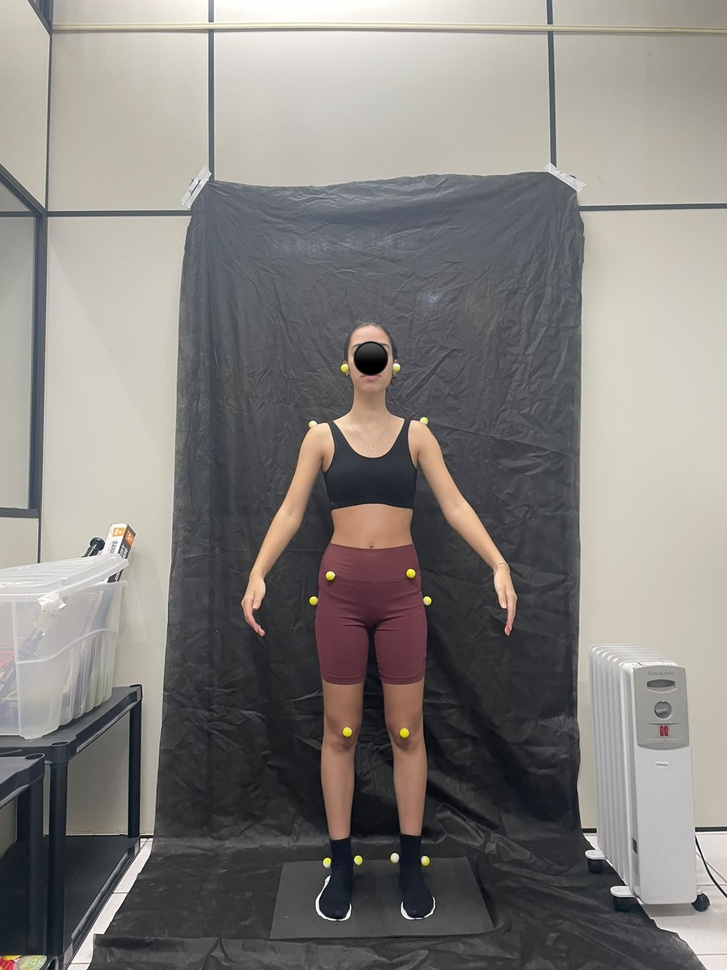
#> input picture Área de trabalho/dd/img/1.jpeg, 727 x 970 px, shrunk from 1200 x 1600 before the run, given in place of the camera
$ python kkcopy_video.py
#> lines starting #> are read from the running program, lines starting #| are printed output that depends on the picture; after the words box and inside, x2 and y2 are one past the last pixel; in counts of white or black regions, pixels touching at a corner belong together
### Área de trabalho/dd/para testar com a camera/detectaCORcopy.py

import cv2
import numpy as np

def segmentar_amarelo(camera):
    # Converte a imagem de BGR para HSV
    hsv = cv2.cvtColor(camera, cv2.COLOR_BGR2HSV)

    #usa o 'amarelo_min' para detectar regi
    amarelo_min = np.array([20, 80, 100])
    amarelo_max = np.array([40, 255, 255])

    # Cria a máscara das regiões amarelas
    mascara = cv2.inRange(
        hsv,
        amarelo_min,
        amarelo_max
    )

    return mascara

### Área de trabalho/dd/para testar com a camera/kkcopy_video.py
import cv2
import numpy as np
from detectaCORcopy import segmentar_amarelo

camera = cv2.VideoCapture(0)

if not camera.isOpened():
    print("Erro ao abrir a câmera.")
else:
    # Kernel criado uma vez só, fora do loop
    kernel = cv2.getStructuringElement(cv2.MORPH_ELLIPSE, (9, 9))

    while True:
        sucesso, imagem = camera.read()
#> imagem is the input picture: shape (970, 727, 3); mean B, G, R 124.9, 128.2, 131.6

        if not sucesso:
            print("Erro ao capturar a imagem.")
            break

        # 1. Suaviza a imagem
        imagem_filtrada = cv2.GaussianBlur(imagem, (3, 3), 0)

        # 2. Segmenta o amarelo
        mascara = segmentar_amarelo(imagem_filtrada)
#> in segmentar_amarelo, `hsv = cv2.cvtColor(camera, cv2.COLOR_BGR2HSV)`: hsv: shape (970, 727, 3); mean H, S, V 62.9, 24.8, 134.2
#> in segmentar_amarelo, `mascara = cv2.inRange( hsv, amarelo_min, amarelo_max )`:
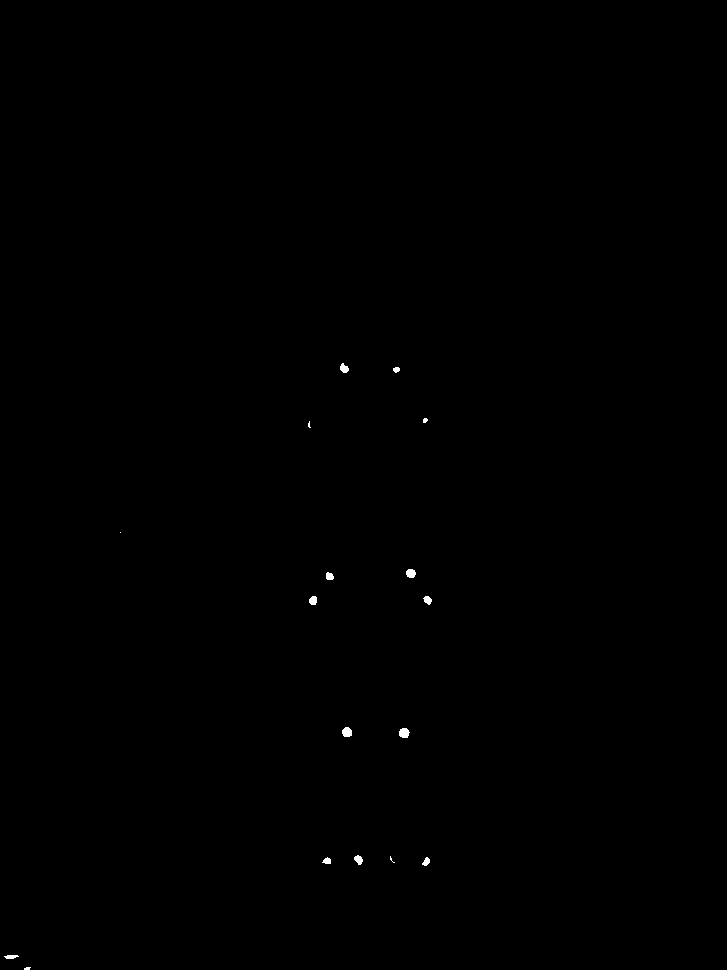
#> mascara: shape (970, 727); 0.11% white; 17 white regions (4 under 20 px), largest, box (x1, y1, x2, y2) and area: (399, 728, 410, 738) 87, (342, 727, 352, 737) 82, (406, 569, 416, 578) 73

        # 3. Fecha buracos (brilho/sombra) e remove ruído
        mascara = cv2.morphologyEx(mascara, cv2.MORPH_CLOSE, kernel, iterations=3)
#> mascara: shape (970, 727); 0.12% white; 16 white regions (3 under 20 px), largest, box (x1, y1, x2, y2) and area: (3, 955, 31, 970) 180, (399, 728, 410, 738) 87, (342, 727, 352, 737) 82
        mascara = cv2.morphologyEx(mascara, cv2.MORPH_OPEN, kernel, iterations=1)
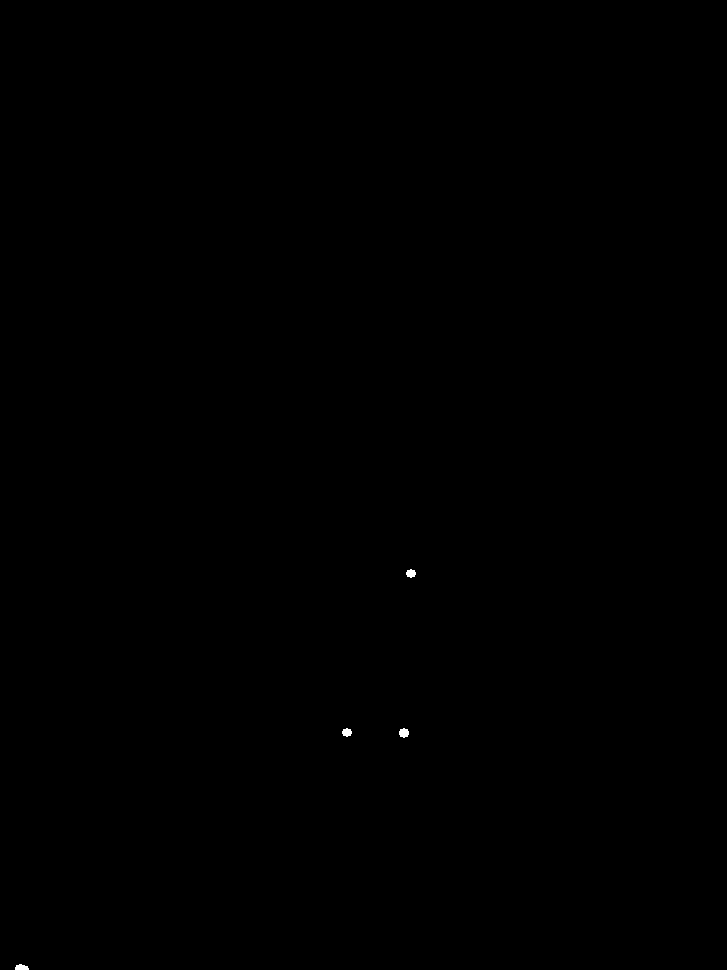
#> mascara: shape (970, 727); 0.04% white; 4 white regions

        # 4. Encontra os contornos das bolinhas
        contornos, _ = cv2.findContours(
            mascara, cv2.RETR_EXTERNAL, cv2.CHAIN_APPROX_SIMPLE
        )
#> contornos = 4 contours; box (x1, y1, x2, y2) and area: (399, 728, 409, 738) 61, (342, 728, 352, 737) 52, (406, 569, 416, 578) 52, (15, 964, 29, 970) 48

        resultado = imagem.copy()
        total_bolinhas = 0

        for c in contornos:
            area = cv2.contourArea(c)
            if area < 5:  # ignora ruídos pequenos
                continue

            # Filtra por formato circular
            perimetro = cv2.arcLength(c, True)
            if perimetro == 0:
                continue
            circularidade = 4 * np.pi * area / (perimetro ** 2)
            if circularidade < 0.7:
                continue

            # Círculo que envolve o contorno inteiro
            (x, y), raio = cv2.minEnclosingCircle(c)
            x, y, raio = int(x), int(y), int(raio)

            cv2.circle(resultado, (x, y), raio, (0, 255, 0), 2)
            cv2.circle(resultado, (x, y), 3, (0, 0, 255), -1)
            total_bolinhas += 1
#> this loop made 4 passes
#> (area, perimetro, circularidade, x, y) on passes 2 to 4: (61, 31.31, 0.782, 403, 732), (52, 29.31, 0.76, 346, 732), (52, 29.31, 0.76, 410, 573)
#> (area, perimetro, circularidade) on pass 1: (48.5, 33.07, 0.557)
#> resultado: shape (970, 727, 3); 0.04% of pixels changed, all inside (x1, y1, x2, y2) = (341, 568, 416, 738)
#> after the loop, total_bolinhas = 3

        print("Bolinhas detectadas:", total_bolinhas)
#| Bolinhas detectadas: 3

        # 5. Exibe as janelas
        cv2.imshow("Camera original", imagem)
        cv2.imshow("Mascara amarela", mascara)
        cv2.imshow("Resultado", resultado)

        # Pressione Q para sair
        if cv2.waitKey(1) & 0xFF == ord('q'):
#> (key q is pressed here)
            break

    camera.release()
    cv2.destroyAllWindows()

$ run again, on Área de trabalho/dd/img/2.jpeg
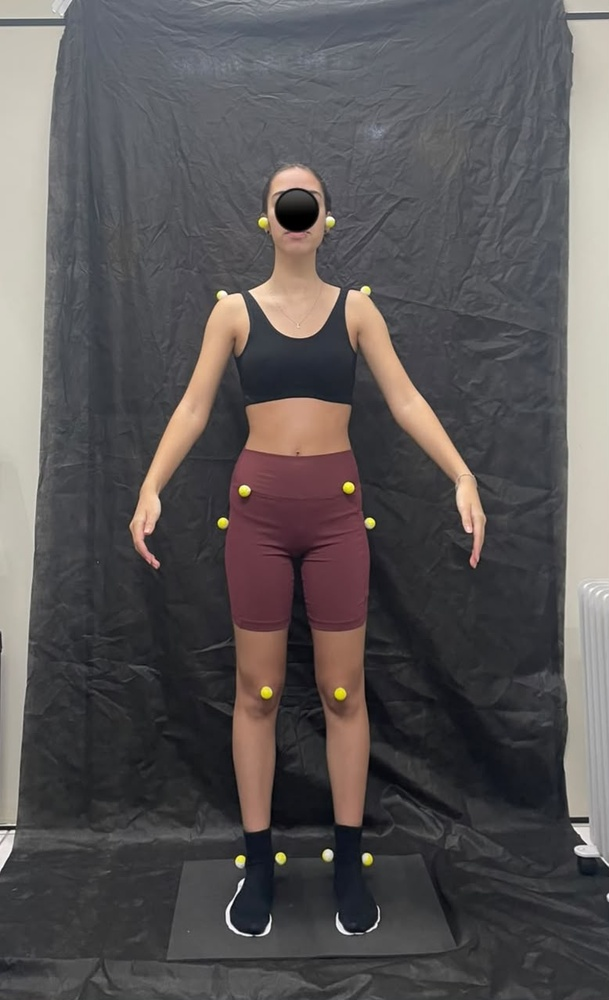
#> input picture Área de trabalho/dd/img/2.jpeg, 609 x 1000 px, shrunk from 778 x 1277 before the run, given in place of the camera
#> imagem is the input picture: shape (1000, 609, 3); mean B, G, R 86, 85.8, 89.9
#> hsv: shape (1000, 609, 3); mean H, S, V 88.7, 29.8, 93.8
#> contornos = 7 contours; box (x1, y1, x2, y2) and area: (333, 688, 347, 701) 113, (260, 687, 273, 699) 105, (343, 481, 355, 494) 96, (217, 517, 228, 529) 79, (276, 852, 286, 864) 72, (258, 219, 269, 229) 65, (239, 487, 249, 497) 61
#> the loop `for c in contornos:` made 7 passes
#> (area, perimetro, circularidade, x, y, raio) on passes 1 to 7: (72, 34.14, 0.776, 280, 857, 5), (113, 41.8, 0.813, 339, 693, 6), (105, 40.14, 0.819, 266, 692, 6), (79, 34.97, 0.812, 222, 522, 5), (61, 31.31, 0.782, 243, 491, 4), (96.5, 38.38, 0.823, 348, 487, 6), (65, 32.14, 0.791, 263, 223, 5)
#> after the loop `for c in contornos:`:
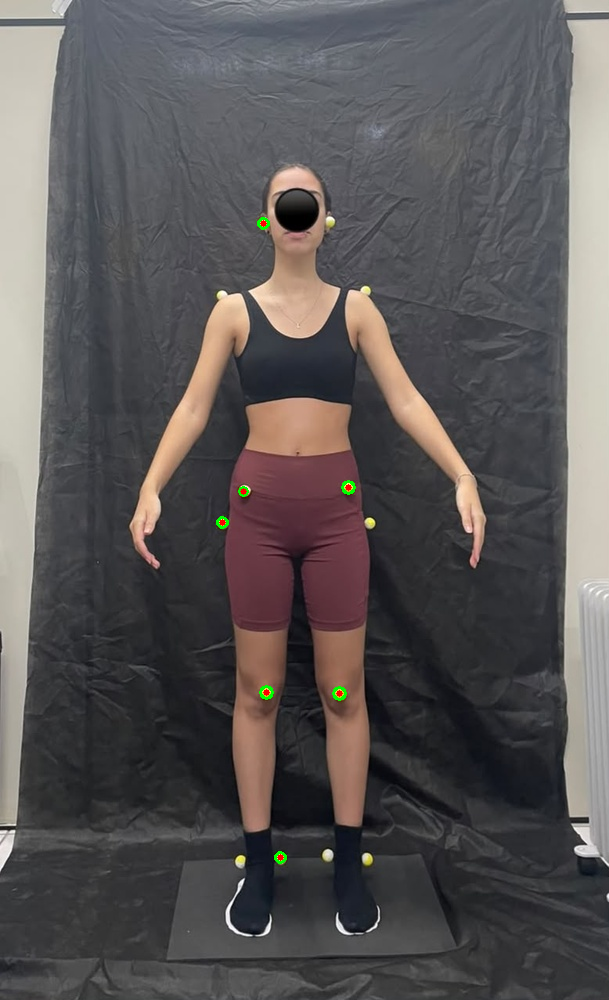
#> resultado: shape (1000, 609, 3); 0.14% of pixels changed, all inside (x1, y1, x2, y2) = (216, 217, 356, 864)
#> after the loop `for c in contornos:`: total_bolinhas = 7
#| Bolinhas detectadas: 7

$ run again, on Área de trabalho/dd/img/3.jpeg
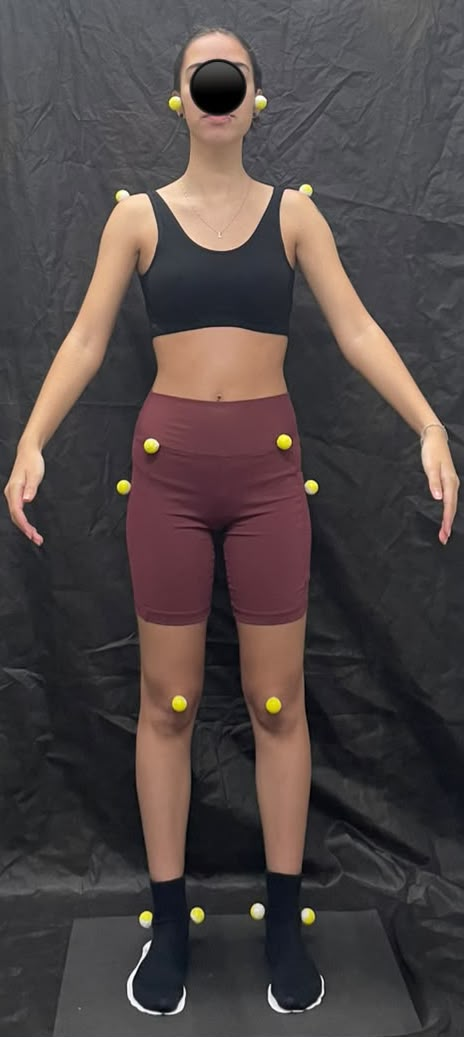
#> input picture Área de trabalho/dd/img/3.jpeg, 464 x 1037 px, given in place of the camera
#> imagem is the input picture: shape (1037, 464, 3); mean B, G, R 69.3, 69.9, 79
#> hsv: shape (1037, 464, 3); mean H, S, V 96.5, 41.7, 82.3
#> in segmentar_amarelo, `mascara = cv2.inRange( hsv, amarelo_min, amarelo_max )`:
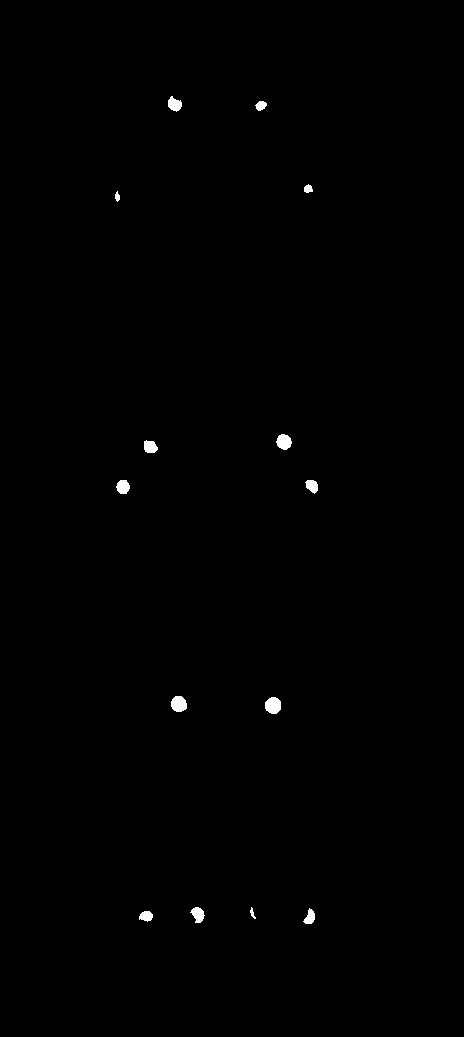
#> mascara: shape (1037, 464); 0.37% white; 14 white regions, largest, box (x1, y1, x2, y2) and area: (265, 697, 281, 714) 220, (171, 696, 187, 712) 207, (276, 434, 292, 450) 188
#> contornos = 11 contours; largest, box (x1, y1, x2, y2) and area: (265, 697, 281, 714) 188, (171, 696, 187, 712) 176, (277, 434, 292, 450) 157, (168, 98, 182, 111) 121, (117, 480, 130, 494) 119
#> the loop `for c in contornos:` made 11 passes
#> (area, perimetro, circularidade, x, y, raio) on passes 1 to 8: (72, 34.14, 0.776, 309, 917, 5), (86, 36.97, 0.791, 146, 916, 6), (117, 42.97, 0.796, 197, 914, 7), (188.5, 52.04, 0.875, 272, 705, 8), (176, 50.63, 0.863, 178, 703, 8), (89.5, 37.56, 0.797, 311, 485, 6), (119, 41.8, 0.856, 122, 486, 6), (107.5, 40.73, 0.814, 150, 446, 6)
#> after the loop `for c in contornos:`:
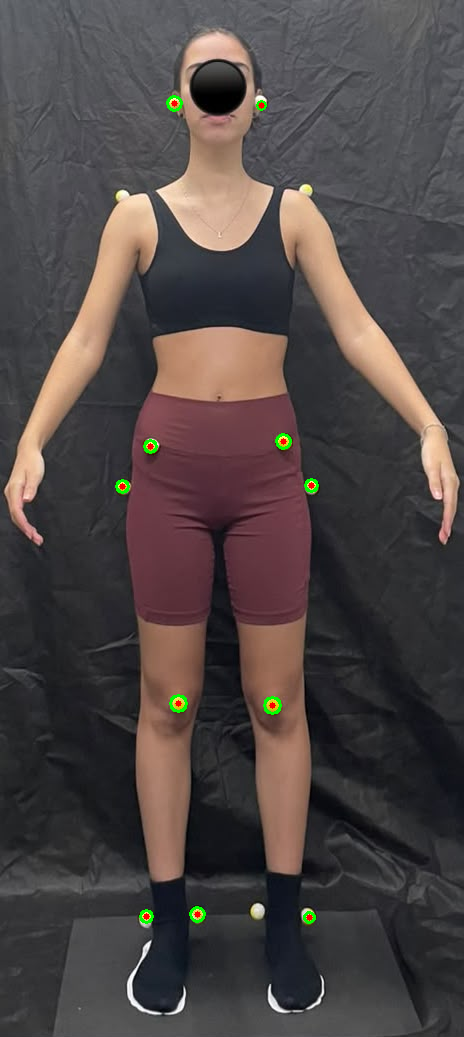
#> resultado: shape (1037, 464, 3); 0.34% of pixels changed, all inside (x1, y1, x2, y2) = (115, 95, 319, 924)
#> after the loop `for c in contornos:`: total_bolinhas = 11
#| Bolinhas detectadas: 11
